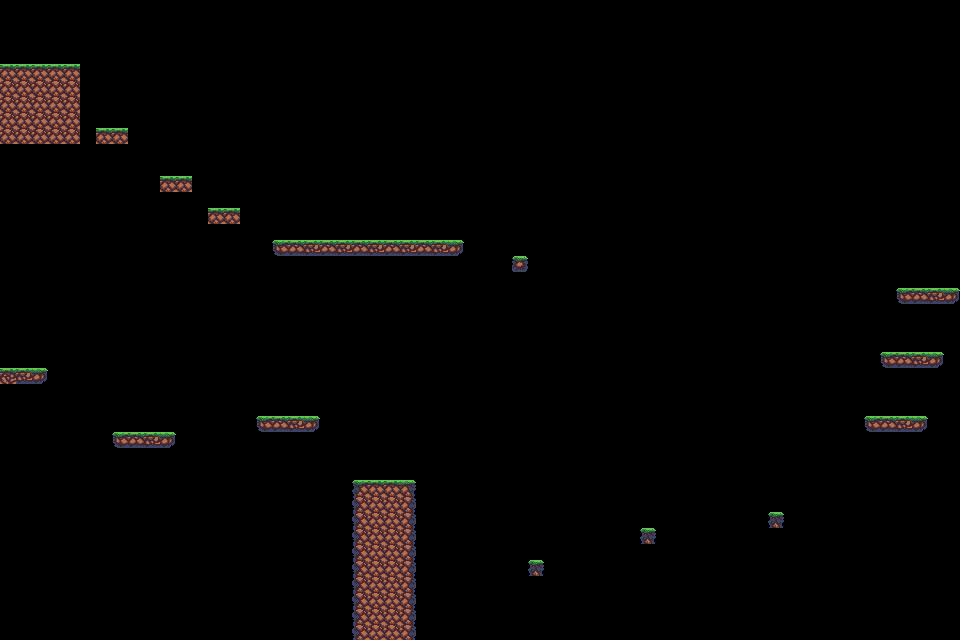

This game map was drawn from its Tiled (.tmx) file and the tilesets committed beside it. A one-line description and the full map source follow:
An orthogonal 60x40 tile map with 16x16 px tiles, 1 tile layer (Capa de Patrones 1).

<map version="1.2" tiledversion="1.2.4" orientation="orthogonal" renderorder="right-down" width="60" height="40" tilewidth="16" tileheight="16" infinite="0" nextlayerid="2" nextobjectid="1">
 <tileset firstgid="1" source="Map_Presentacion.tsx" />
 <layer id="1" name="Capa de Patrones 1" width="60" height="40">
  <data encoding="csv">
0,0,0,0,0,0,0,0,0,0,0,0,0,0,0,0,0,0,0,0,0,0,0,0,0,0,0,0,0,0,0,0,0,0,0,0,0,0,0,0,0,0,0,0,0,0,0,0,0,0,0,0,0,0,0,0,0,0,0,0,
0,0,0,0,0,0,0,0,0,0,0,0,0,0,0,0,0,0,0,0,0,0,0,0,0,0,0,0,0,0,0,0,0,0,0,0,0,0,0,0,0,0,0,0,0,0,0,0,0,0,0,0,0,0,0,0,0,0,0,0,
0,0,0,0,0,0,0,0,0,0,0,0,0,0,0,0,0,0,0,0,0,0,0,0,0,0,0,0,0,0,0,0,0,0,0,0,0,0,0,0,0,0,0,0,0,0,0,0,0,0,0,0,0,0,0,0,0,0,0,0,
0,0,0,0,0,0,0,0,0,0,0,0,0,0,0,0,0,0,0,0,0,0,0,0,0,0,0,0,0,0,0,0,0,0,0,0,0,0,0,0,0,0,0,0,0,0,0,0,0,0,0,0,0,0,0,0,0,0,0,0,
3,3,3,3,3,0,0,0,0,0,0,0,0,0,0,0,0,0,0,0,0,0,0,0,0,0,0,0,0,0,0,0,0,0,0,0,0,0,0,0,0,0,0,0,0,0,0,0,0,0,0,0,0,0,0,0,0,0,0,0,
32,32,32,32,32,0,0,0,0,0,0,0,0,0,0,0,0,0,0,0,0,0,0,0,0,0,0,0,0,0,0,0,0,0,0,0,0,0,0,0,0,0,0,0,0,0,0,0,0,0,0,0,0,0,0,0,0,0,0,0,
32,32,32,32,32,0,0,0,0,0,0,0,0,0,0,0,0,0,0,0,0,0,0,0,0,0,0,0,0,0,0,0,0,0,0,0,0,0,0,0,0,0,0,0,0,0,0,0,0,0,0,0,0,0,0,0,0,0,0,0,
32,32,32,32,32,0,0,0,0,0,0,0,0,0,0,0,0,0,0,0,0,0,0,0,0,0,0,0,0,0,0,0,0,0,0,0,0,0,0,0,0,0,0,0,0,0,0,0,0,0,0,0,0,0,0,0,0,0,0,0,
32,32,32,32,32,0,3,3,0,0,0,0,0,0,0,0,0,0,0,0,0,0,0,0,0,0,0,0,0,0,0,0,0,0,0,0,0,0,0,0,0,0,0,0,0,0,0,0,0,0,0,0,0,0,0,0,0,0,0,0,
0,0,0,0,0,0,0,0,0,0,0,0,0,0,0,0,0,0,0,0,0,0,0,0,0,0,0,0,0,0,0,0,0,0,0,0,0,0,0,0,0,0,0,0,0,0,0,0,0,0,0,0,0,0,0,0,0,0,0,0,
0,0,0,0,0,0,0,0,0,0,0,0,0,0,0,0,0,0,0,0,0,0,0,0,0,0,0,0,0,0,0,0,0,0,0,0,0,0,0,0,0,0,0,0,0,0,0,0,0,0,0,0,0,0,0,0,0,0,0,0,
0,0,0,0,0,0,0,0,0,0,3,3,0,0,0,0,0,0,0,0,0,0,0,0,0,0,0,0,0,0,0,0,0,0,0,0,0,0,0,0,0,0,0,0,0,0,0,0,0,0,0,0,0,0,0,0,0,0,0,0,
0,0,0,0,0,0,0,0,0,0,0,0,0,0,0,0,0,0,0,0,0,0,0,0,0,0,0,0,0,0,0,0,0,0,0,0,0,0,0,0,0,0,0,0,0,0,0,0,0,0,0,0,0,0,0,0,0,0,0,0,
0,0,0,0,0,0,0,0,0,0,0,0,0,3,3,0,0,0,0,0,0,0,0,0,0,0,0,0,0,0,0,0,0,0,0,0,0,0,0,0,0,0,0,0,0,0,0,0,0,0,0,0,0,0,0,0,0,0,0,0,
0,0,0,0,0,0,0,0,0,0,0,0,0,0,0,0,0,0,0,0,0,0,0,0,0,0,0,0,0,0,0,0,0,0,0,0,0,0,0,0,0,0,0,0,0,0,0,0,0,0,0,0,0,0,0,0,0,0,0,0,
0,0,0,0,0,0,0,0,0,0,0,0,0,0,0,0,0,146,147,148,147,148,147,148,147,148,147,148,149,0,0,0,0,0,0,0,0,0,0,0,0,0,0,0,0,0,0,0,0,0,0,0,0,0,0,0,0,0,0,0,
0,0,0,0,0,0,0,0,0,0,0,0,0,0,0,0,0,0,0,0,0,0,0,0,0,0,0,0,0,0,0,0,151,0,0,0,0,0,0,0,0,0,0,0,0,0,0,0,0,0,0,0,0,0,0,0,0,0,0,0,
0,0,0,0,0,0,0,0,0,0,0,0,0,0,0,0,0,0,0,0,0,0,0,0,0,0,0,0,0,0,0,0,0,0,0,0,0,0,0,0,0,0,0,0,0,0,0,0,0,0,0,0,0,0,0,0,0,0,0,0,
0,0,0,0,0,0,0,0,0,0,0,0,0,0,0,0,0,0,0,0,0,0,0,0,0,0,0,0,0,0,0,0,0,0,0,0,0,0,0,0,0,0,0,0,0,0,0,0,0,0,0,0,0,0,0,0,146,147,148,149,
0,0,0,0,0,0,0,0,0,0,0,0,0,0,0,0,0,0,0,0,0,0,0,0,0,0,0,0,0,0,0,0,0,0,0,0,0,0,0,0,0,0,0,0,0,0,0,0,0,0,0,0,0,0,0,0,0,0,0,0,
0,0,0,0,0,0,0,0,0,0,0,0,0,0,0,0,0,0,0,0,0,0,0,0,0,0,0,0,0,0,0,0,0,0,0,0,0,0,0,0,0,0,0,0,0,0,0,0,0,0,0,0,0,0,0,0,0,0,0,0,
0,0,0,0,0,0,0,0,0,0,0,0,0,0,0,0,0,0,0,0,0,0,0,0,0,0,0,0,0,0,0,0,0,0,0,0,0,0,0,0,0,0,0,0,0,0,0,0,0,0,0,0,0,0,0,0,0,0,0,0,
0,0,0,0,0,0,0,0,0,0,0,0,0,0,0,0,0,0,0,0,0,0,0,0,0,0,0,0,0,0,0,0,0,0,0,0,0,0,0,0,0,0,0,0,0,0,0,0,0,0,0,0,0,0,0,146,147,148,149,0,
2,148,149,0,0,0,0,0,0,0,0,0,0,0,0,0,0,0,0,0,0,0,0,0,0,0,0,0,0,0,0,0,0,0,0,0,0,0,0,0,0,0,0,0,0,0,0,0,0,0,0,0,0,0,0,0,0,0,0,0,
0,0,0,0,0,0,0,0,0,0,0,0,0,0,0,0,0,0,0,0,0,0,0,0,0,0,0,0,0,0,0,0,0,0,0,0,0,0,0,0,0,0,0,0,0,0,0,0,0,0,0,0,0,0,0,0,0,0,0,0,
0,0,0,0,0,0,0,0,0,0,0,0,0,0,0,0,0,0,0,0,0,0,0,0,0,0,0,0,0,0,0,0,0,0,0,0,0,0,0,0,0,0,0,0,0,0,0,0,0,0,0,0,0,0,0,0,0,0,0,0,
0,0,0,0,0,0,0,0,0,0,0,0,0,0,0,0,146,147,148,149,0,0,0,0,0,0,0,0,0,0,0,0,0,0,0,0,0,0,0,0,0,0,0,0,0,0,0,0,0,0,0,0,0,0,146,147,148,149,0,0,
0,0,0,0,0,0,0,146,147,148,149,0,0,0,0,0,0,0,0,0,0,0,0,0,0,0,0,0,0,0,0,0,0,0,0,0,0,0,0,0,0,0,0,0,0,0,0,0,0,0,0,0,0,0,0,0,0,0,0,0,
0,0,0,0,0,0,0,0,0,0,0,0,0,0,0,0,0,0,0,0,0,0,0,0,0,0,0,0,0,0,0,0,0,0,0,0,0,0,0,0,0,0,0,0,0,0,0,0,0,0,0,0,0,0,0,0,0,0,0,0,
0,0,0,0,0,0,0,0,0,0,0,0,0,0,0,0,0,0,0,0,0,0,0,0,0,0,0,0,0,0,0,0,0,0,0,0,0,0,0,0,0,0,0,0,0,0,0,0,0,0,0,0,0,0,0,0,0,0,0,0,
0,0,0,0,0,0,0,0,0,0,0,0,0,0,0,0,0,0,0,0,0,0,1,3,3,4,0,0,0,0,0,0,0,0,0,0,0,0,0,0,0,0,0,0,0,0,0,0,0,0,0,0,0,0,0,0,0,0,0,0,
0,0,0,0,0,0,0,0,0,0,0,0,0,0,0,0,0,0,0,0,0,0,72,73,73,74,0,0,0,0,0,0,0,0,0,0,0,0,0,0,0,0,0,0,0,0,0,0,0,0,0,0,0,0,0,0,0,0,0,0,
0,0,0,0,0,0,0,0,0,0,0,0,0,0,0,0,0,0,0,0,0,0,72,73,73,74,0,0,0,0,0,0,0,0,0,0,0,0,0,0,0,0,0,0,0,0,0,0,6,0,0,0,0,0,0,0,0,0,0,0,
0,0,0,0,0,0,0,0,0,0,0,0,0,0,0,0,0,0,0,0,0,0,72,73,73,74,0,0,0,0,0,0,0,0,0,0,0,0,0,0,6,0,0,0,0,0,0,0,0,0,0,0,0,0,0,0,0,0,0,0,
0,0,0,0,0,0,0,0,0,0,0,0,0,0,0,0,0,0,0,0,0,0,72,73,73,74,0,0,0,0,0,0,0,0,0,0,0,0,0,0,0,0,0,0,0,0,0,0,0,0,0,0,0,0,0,0,0,0,0,0,
0,0,0,0,0,0,0,0,0,0,0,0,0,0,0,0,0,0,0,0,0,0,72,73,73,74,0,0,0,0,0,0,0,6,0,0,0,0,0,0,0,0,0,0,0,0,0,0,0,0,0,0,0,0,0,0,0,0,0,0,
0,0,0,0,0,0,0,0,0,0,0,0,0,0,0,0,0,0,0,0,0,0,72,73,73,74,0,0,0,0,0,0,0,0,0,0,0,0,0,0,0,0,0,0,0,0,0,0,0,0,0,0,0,0,0,0,0,0,0,0,
0,0,0,0,0,0,0,0,0,0,0,0,0,0,0,0,0,0,0,0,0,0,72,73,73,74,0,0,0,0,0,0,0,0,0,0,0,0,0,0,0,0,0,0,0,0,0,0,0,0,0,0,0,0,0,0,0,0,0,0,
0,0,0,0,0,0,0,0,0,0,0,0,0,0,0,0,0,0,0,0,0,0,72,73,73,74,0,0,0,0,0,0,0,0,0,0,0,0,0,0,0,0,0,0,0,0,0,0,0,0,0,0,0,0,0,0,0,0,0,0,
0,0,0,0,0,0,0,0,0,0,0,0,0,0,0,0,0,0,0,0,0,0,72,73,73,74,0,0,0,0,0,0,0,0,0,0,0,0,0,0,0,0,0,0,0,0,0,0,0,0,0,0,0,0,0,0,0,0,0,0
</data>
 </layer>
</map>
